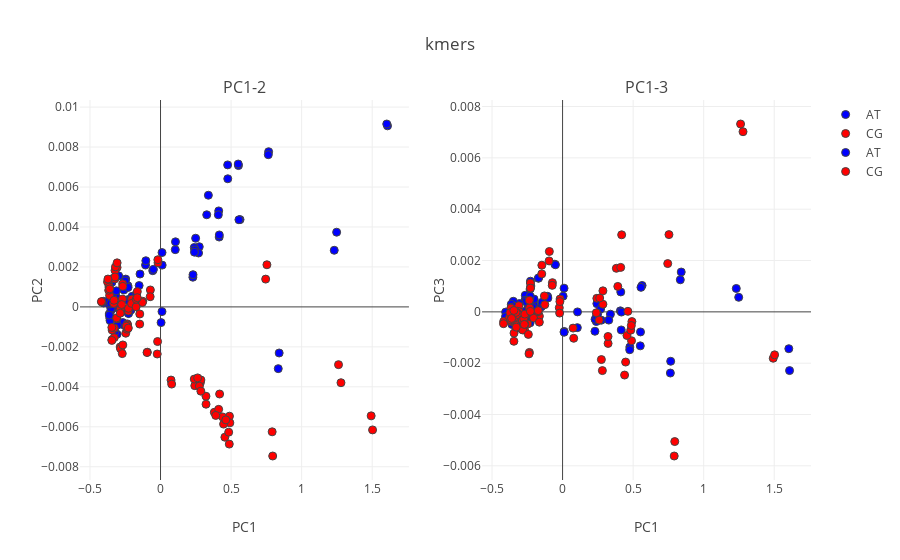

Notebook cell for this chart:
### Markdown cell above
> 2. kmers as observations, samples as features.

### Code cell
from sklearn.decomposition import PCA

mut_indices= {
    z:[x for x in range(len(mut_list)) if mut_list[x][1] in z] for z in ['AT','CG']
}

col_mut= {
    'AT': 'blue',
    'CG': 'red'
}

n_comp= 3

pca = PCA(n_components=n_comp, whiten=False,svd_solver='randomized')
Comps = pca.fit_transform(mut_counts.T)

var_comps= pca.explained_variance_ratio_

titles= ['PC1-2','PC1-3']
fig_subplots = tools.make_subplots(rows= 1, cols=2,
                             subplot_titles=tuple(titles))

for col in range(1,3):
    fig_data= [go.Scatter(
            x= Comps[mut_indices[i],0],
            y= Comps[mut_indices[i],col],
            mode= "markers",
            text= [mut_list[x] for x in mut_indices[i]],
            marker= {
            'color': col_mut[i],
            'line': {'width': 1},
            'size': 8,
            'symbol': 'circle',
          "opacity": 1
          },
            name= i
        ) for i in list(mut_indices.keys())]
    
    for trace1 in fig_data:
        fig_subplots.append_trace(trace1, 1, col)
        
    fig_subplots.update_xaxes(title= 'PC1')

    fig_subplots.update_yaxes(title= 'PC' + str(col + 1),row=1, col=col)

layout = go.Layout(
    margin=dict(
        l=0,
        r=0,
        b=0,
        t=0
    ),
    yaxis=dict(
        title='PC2: {}'.format(round(var_comps[1],3))),
    xaxis=dict(
    title= 'PC1: {}'.format(round(var_comps[0],3)))
)


fig = go.Figure(data=fig_subplots, layout=layout)
fig['layout'].update(title= 'kmers')
iplot(fig)

### Figure 1 — Plotly figure (JSON) as saved in the notebook; plotly's stock layout.template omitted (floating-point values rounded to 4 significant figures)
{"data": [{"marker": {"color": "blue", "line": {"width": 1}, "opacity": 1, "size": 8, "symbol": "circle"}, "mode": "markers", "name": "AT", "text": ["AAA_C", "AAA_G", "AAA_T", "AAC_C", "AAC_G", "AAC_T", "AAG_C", "AAG_G", "AAG_T", "AAT_C", "AAT_G", "AAT_T", "ATA_A", "ATA_C", "ATA_G", "ATC_A", "ATC_C", "ATC_G", "ATG_A", "ATG_C", "ATG_G", "ATT_A", "ATT_C", "ATT_G", "CAA_C", "CAA_G", "CAA_T", "CAC_C", "CAC_G", "CAC_T", "CAG_C", "CAG_G", "CAG_T", "CAT_C", "CAT_G", "CAT_T", "CTA_A", "CTA_C", "CTA_G", "CTC_A", "CTC_C", "CTC_G", "CTG_A", "CTG_C", "CTG_G", "CTT_A", "CTT_C", "CTT_G", "GAA_C", "GAA_G", "GAA_T", "GAC_C", "GAC_G", "GAC_T", "GAG_C", "GAG_G", "GAG_T", "GAT_C", "GAT_G", "GAT_T", "GTA_A", "GTA_C", "GTA_G", "GTC_A", "GTC_C", "GTC_G", "GTG_A", "GTG_C", "GTG_G", "GTT_A", "GTT_C", "GTT_G", "TAA_C", "TAA_G", "TAA_T", "TAC_C", "TAC_G", "TAC_T", "TAG_C", "TAG_G", "TAG_T", "TAT_C", "TAT_G", "TAT_T", "TTA_A", "TTA_C", "TTA_G", "TTC_A", "TTC_C", "TTC_G", "TTG_A", "TTG_C", "TTG_G", "TTT_A", "TTT_C", "TTT_G"], "type": "scatter", "uid": "b3ee15af-ea8f-46a2-a21c-d45c58ed7dec", "x": [0.003948, 0.5635, -0.1711, -0.2468, 0.2745, -0.3503, -0.3078, 0.4125, -0.2606, -0.2037, 0.8409, -0.2276, -0.2302, 1.231, -0.1062, -0.3516, 0.2294, -0.3142, -0.2644, 1.609, -0.2276, -0.225, 0.8343, -0.2018, -0.2119, 0.5523, -0.3392, -0.2974, 0.4767, -0.3513, -0.3249, 0.7661, -0.2938, -0.2266, 1.603, -0.2668, -0.3477, 0.339, -0.3635, -0.3495, 0.1046, -0.359, -0.2952, 0.7638, -0.3259, -0.2598, 0.4096, -0.306, -0.2309, 0.2392, -0.3567, -0.3475, 0.01165, -0.4035, -0.3577, 0.1059, -0.3492, -0.3133, 0.2303, -0.3514, -0.3634, 0.243, -0.2995, -0.4049, 0.01069, -0.3446, -0.3511, 0.4758, -0.2953, -0.3504, 0.2696, -0.2502, -0.1514, 0.4158, -0.05504, -0.2967, 0.2406, -0.3629, -0.3628, 0.3274, -0.3486, -0.1041, 1.248, -0.2294, -0.05043, 0.4166, -0.1453, -0.3528, 0.2488, -0.2299, -0.3359, 0.5507, -0.2097, -0.1705, 0.5556, 0.01045], "xaxis": "x", "y": [-0.0007857, 0.004369, 0.0005063, 0.001391, 0.003012, 0.0006219, -0.00137, 0.004805, 0.0009039, 0.0001123, -0.002307, 0.0003718, -0.0002852, 0.002834, 0.002095, -0.0001951, 0.001487, 0.0004984, -0.0008895, 0.00906, -0.0003132, 0.0003126, -0.00309, 0.0005271, 1.38e-05, 0.007073, 6.663e-05, -7.027e-05, 0.006412, 8.528e-05, -0.001284, 0.007767, -7.54e-05, -0.0003342, 0.009153, -0.0007833, 8.288e-05, 0.005589, -0.0003538, -9.088e-05, 0.002866, -0.0005639, -9.225e-05, 0.007617, -0.001085, 0.0008472, 0.00461, -0.0009154, 0.001057, 0.002974, 0.0002842, 0.001398, 0.002091, 0.0001964, -0.0006844, 0.003257, 7.662e-05, 0.0008022, 0.001613, -8.843e-05, 0.000137, 0.002856, 0.00155, 0.0002809, 0.00272, 0.001223, 0.0003207, 0.007107, 8.161e-05, 0.0003588, 0.002697, 0.001298, 0.001068, 0.003495, 0.001812, 0.001553, 0.002739, 0.0003481, -0.0004119, 0.004611, 0.0002418, 0.00231, 0.003739, -8.499e-05, 0.001879, 0.003601, 0.001646, 0.0001863, 0.003437, 0.0009741, 0.0004359, 0.00715, -0.0001595, 0.0006596, 0.004362, -0.0002344], "yaxis": "y"}, {"marker": {"color": "red", "line": {"width": 1}, "opacity": 1, "size": 8, "symbol": "circle"}, "mode": "markers", "name": "CG", "text": ["ACA_A", "ACA_G", "ACA_T", "ACC_A", "ACC_G", "ACC_T", "ACG_A", "ACG_G", "ACG_T", "ACT_A", "ACT_G", "ACT_T", "AGA_A", "AGA_C", "AGA_T", "AGC_A", "AGC_C", "AGC_T", "AGG_A", "AGG_C", "AGG_T", "AGT_A", "AGT_C", "AGT_T", "CCA_A", "CCA_G", "CCA_T", "CCC_A", "CCC_G", "CCC_T", "CCG_A", "CCG_G", "CCG_T", "CCT_A", "CCT_G", "CCT_T", "CGA_A", "CGA_C", "CGA_T", "CGC_A", "CGC_C", "CGC_T", "CGG_A", "CGG_C", "CGG_T", "CGT_A", "CGT_C", "CGT_T", "GCA_A", "GCA_G", "GCA_T", "GCC_A", "GCC_G", "GCC_T", "GCG_A", "GCG_G", "GCG_T", "GCT_A", "GCT_G", "GCT_T", "GGA_A", "GGA_C", "GGA_T", "GGC_A", "GGC_C", "GGC_T", "GGG_A", "GGG_C", "GGG_T", "GGT_A", "GGT_C", "GGT_T", "TCA_A", "TCA_G", "TCA_T", "TCC_A", "TCC_G", "TCC_T", "TCG_A", "TCG_G", "TCG_T", "TCT_A", "TCT_G", "TCT_T", "TGA_A", "TGA_C", "TGA_T", "TGC_A", "TGC_C", "TGC_T", "TGG_A", "TGG_C", "TGG_T", "TGT_A", "TGT_C", "TGT_T"], "type": "scatter", "uid": "c68c2bbc-a3c5-4260-a641-56d2de6ac9bf", "x": [-0.07195, -0.01757, 1.262, -0.2352, -0.2696, 0.2596, -0.3237, -0.3079, 1.493, -0.228, -0.1258, 0.7451, 0.3813, -0.02338, -0.0937, 0.2428, -0.2856, -0.3095, 0.4886, -0.2858, -0.2047, 0.7539, -0.1289, -0.2272, -0.1645, -0.3428, 0.4561, -0.2351, -0.3441, 0.2821, -0.3224, -0.4174, 0.7912, -0.2057, -0.2831, 0.4913, 0.4829, -0.3643, -0.3663, 0.4469, -0.3756, -0.3638, 0.795, -0.4186, -0.3194, 1.503, -0.3077, -0.3226, -0.2334, -0.2682, 0.286, -0.3279, -0.3322, 0.0745, -0.3609, -0.3726, 0.4395, -0.3115, -0.2853, 0.2391, 0.3226, -0.2464, -0.2671, 0.07894, -0.3296, -0.3281, 0.2751, -0.3449, -0.2377, 0.263, -0.2754, -0.2356, -0.147, -0.173, 0.412, -0.271, -0.2425, 0.3222, -0.3673, -0.3609, 0.4873, -0.09547, -0.02075, 0.3914, 0.4187, -0.1722, -0.1475, 0.286, -0.2675, -0.2282, 0.4628, -0.345, -0.1647, 1.279, -0.01892, -0.07328], "xaxis": "x", "y": [0.0008475, 0.00221, -0.00289, -0.0008508, 0.0003955, -0.003658, 0.001402, 0.001973, -0.005453, -0.0002083, 0.0002817, 0.00139, -0.005274, -0.002357, -0.002267, -0.003941, -0.0001306, -0.0005957, -0.005468, -0.002006, 0.0003884, 0.002109, 0.0002199, -7.085e-05, 0.0007664, -0.001159, -0.00652, -0.001108, -0.001638, -0.003796, 0.001824, 0.000245, -0.006251, 0.0001733, -0.002096, -0.005802, -0.006271, 0.0009965, 0.001105, -0.005866, 0.001253, 0.000989, -0.007462, 0.0002662, 0.002002, -0.006155, 0.002205, 0.001497, -0.0009098, 0.001156, -0.003656, -0.001537, 0.0001698, -0.003661, 0.0005718, 0.001394, -0.005506, -0.0005552, -0.0003158, -0.003613, -0.004869, -0.001317, -0.001904, -0.003863, 0.0003282, -0.001054, -0.003968, -0.001677, -0.001116, -0.003552, 0.0001188, -0.00102, -0.0003549, 1.248e-06, -0.005127, -0.002338, -0.000957, -0.00447, 0.0008322, 0.0008993, -0.006866, -0.002283, -0.001734, -0.005431, -0.00436, 0.0003837, -0.0008601, -0.004217, 0.001028, -0.001061, -0.005654, -0.001026, 0.0004617, -0.003794, 0.002361, 0.000509], "yaxis": "y"}, {"marker": {"color": "blue", "line": {"width": 1}, "opacity": 1, "size": 8, "symbol": "circle"}, "mode": "markers", "name": "AT", "text": ["AAA_C", "AAA_G", "AAA_T", "AAC_C", "AAC_G", "AAC_T", "AAG_C", "AAG_G", "AAG_T", "AAT_C", "AAT_G", "AAT_T", "ATA_A", "ATA_C", "ATA_G", "ATC_A", "ATC_C", "ATC_G", "ATG_A", "ATG_C", "ATG_G", "ATT_A", "ATT_C", "ATT_G", "CAA_C", "CAA_G", "CAA_T", "CAC_C", "CAC_G", "CAC_T", "CAG_C", "CAG_G", "CAG_T", "CAT_C", "CAT_G", "CAT_T", "CTA_A", "CTA_C", "CTA_G", "CTC_A", "CTC_C", "CTC_G", "CTG_A", "CTG_C", "CTG_G", "CTT_A", "CTT_C", "CTT_G", "GAA_C", "GAA_G", "GAA_T", "GAC_C", "GAC_G", "GAC_T", "GAG_C", "GAG_G", "GAG_T", "GAT_C", "GAT_G", "GAT_T", "GTA_A", "GTA_C", "GTA_G", "GTC_A", "GTC_C", "GTC_G", "GTG_A", "GTG_C", "GTG_G", "GTT_A", "GTT_C", "GTT_G", "TAA_C", "TAA_G", "TAA_T", "TAC_C", "TAC_G", "TAC_T", "TAG_C", "TAG_G", "TAG_T", "TAT_C", "TAT_G", "TAT_T", "TTA_A", "TTA_C", "TTA_G", "TTC_A", "TTC_C", "TTC_G", "TTG_A", "TTG_C", "TTG_G", "TTT_A", "TTT_C", "TTT_G"], "type": "scatter", "uid": "858aae0d-f95a-4204-92e8-5435b1d04cda", "x": [0.003948, 0.5635, -0.1711, -0.2468, 0.2745, -0.3503, -0.3078, 0.4125, -0.2606, -0.2037, 0.8409, -0.2276, -0.2302, 1.231, -0.1062, -0.3516, 0.2294, -0.3142, -0.2644, 1.609, -0.2276, -0.225, 0.8343, -0.2018, -0.2119, 0.5523, -0.3392, -0.2974, 0.4767, -0.3513, -0.3249, 0.7661, -0.2938, -0.2266, 1.603, -0.2668, -0.3477, 0.339, -0.3635, -0.3495, 0.1046, -0.359, -0.2952, 0.7638, -0.3259, -0.2598, 0.4096, -0.306, -0.2309, 0.2392, -0.3567, -0.3475, 0.01165, -0.4035, -0.3577, 0.1059, -0.3492, -0.3133, 0.2303, -0.3514, -0.3634, 0.243, -0.2995, -0.4049, 0.01069, -0.3446, -0.3511, 0.4758, -0.2953, -0.3504, 0.2696, -0.2502, -0.1514, 0.4158, -0.05504, -0.2967, 0.2406, -0.3629, -0.3628, 0.3274, -0.3486, -0.1041, 1.248, -0.2294, -0.05043, 0.4166, -0.1453, -0.3528, 0.2488, -0.2299, -0.3359, 0.5507, -0.2097, -0.1705, 0.5556, 0.01045], "xaxis": "x2", "y": [0.0006124, 0.001029, 0.001309, 0.0001483, -0.0003241, 0.0002833, -0.0001537, 0.0007757, 2.683e-05, 0.0003044, 0.001553, 0.001196, 0.0008879, 0.0009119, 0.0006049, 0.0002471, -0.0007554, -6.15e-05, 0.000648, -0.002289, -0.000174, 0.001008, 0.00125, 0.0004966, 0.00017, -0.0007824, 0.0002904, -0.0002369, -0.001371, -5.009e-05, -0.0006403, -0.001926, -0.0003918, 2.339e-05, -0.001435, 0.0004491, 5.093e-05, -8.966e-05, 3.918e-05, -0.0001283, -0.0006143, -0.0004911, -0.0003431, -0.002384, -0.0002736, 0.000401, 3.851e-05, 0.0003239, 8.47e-05, -0.0003767, -0.0001345, -0.000166, -0.0007635, -9.082e-06, -0.0003421, -1.5e-06, 0.0004123, -4.559e-05, -0.0002905, 0.0001061, 0.0002973, 0.0003203, -0.0003943, -0.0001902, -0.0007943, -0.0002219, 1.765e-05, -0.001476, -0.0002286, 5.814e-05, 0.0001088, -8.143e-05, 0.0001904, -0.0007045, 0.001857, -0.0002616, -0.0001732, 3.196e-05, 0.0001764, -0.0003216, 0.000104, 0.0005382, 0.0005674, 0.0006112, 0.001836, -8.842e-06, 0.0003753, 3.883e-06, -6.872e-05, -0.0004278, 0.0002112, -0.001325, -9.164e-05, 0.001322, 0.0009543, 0.0009233], "yaxis": "y2"}, {"marker": {"color": "red", "line": {"width": 1}, "opacity": 1, "size": 8, "symbol": "circle"}, "mode": "markers", "name": "CG", "text": ["ACA_A", "ACA_G", "ACA_T", "ACC_A", "ACC_G", "ACC_T", "ACG_A", "ACG_G", "ACG_T", "ACT_A", "ACT_G", "ACT_T", "AGA_A", "AGA_C", "AGA_T", "AGC_A", "AGC_C", "AGC_T", "AGG_A", "AGG_C", "AGG_T", "AGT_A", "AGT_C", "AGT_T", "CCA_A", "CCA_G", "CCA_T", "CCC_A", "CCC_G", "CCC_T", "CCG_A", "CCG_G", "CCG_T", "CCT_A", "CCT_G", "CCT_T", "CGA_A", "CGA_C", "CGA_T", "CGC_A", "CGC_C", "CGC_T", "CGG_A", "CGG_C", "CGG_T", "CGT_A", "CGT_C", "CGT_T", "GCA_A", "GCA_G", "GCA_T", "GCC_A", "GCC_G", "GCC_T", "GCG_A", "GCG_G", "GCG_T", "GCT_A", "GCT_G", "GCT_T", "GGA_A", "GGA_C", "GGA_T", "GGC_A", "GGC_C", "GGC_T", "GGG_A", "GGG_C", "GGG_T", "GGT_A", "GGT_C", "GGT_T", "TCA_A", "TCA_G", "TCA_T", "TCC_A", "TCC_G", "TCC_T", "TCG_A", "TCG_G", "TCG_T", "TCT_A", "TCT_G", "TCT_T", "TGA_A", "TGA_C", "TGA_T", "TGC_A", "TGC_C", "TGC_T", "TGG_A", "TGG_C", "TGG_T", "TGT_A", "TGT_C", "TGT_T"], "type": "scatter", "uid": "cfe6fa62-048b-45c5-ad12-e34667884ad8", "x": [-0.07195, -0.01757, 1.262, -0.2352, -0.2696, 0.2596, -0.3237, -0.3079, 1.493, -0.228, -0.1258, 0.7451, 0.3813, -0.02338, -0.0937, 0.2428, -0.2856, -0.3095, 0.4886, -0.2858, -0.2047, 0.7539, -0.1289, -0.2272, -0.1645, -0.3428, 0.4561, -0.2351, -0.3441, 0.2821, -0.3224, -0.4174, 0.7912, -0.2057, -0.2831, 0.4913, 0.4829, -0.3643, -0.3663, 0.4469, -0.3756, -0.3638, 0.795, -0.4186, -0.3194, 1.503, -0.3077, -0.3226, -0.2334, -0.2682, 0.286, -0.3279, -0.3322, 0.0745, -0.3609, -0.3726, 0.4395, -0.3115, -0.2853, 0.2391, 0.3226, -0.2464, -0.2671, 0.07894, -0.3296, -0.3281, 0.2751, -0.3449, -0.2377, 0.263, -0.2754, -0.2356, -0.147, -0.173, 0.412, -0.271, -0.2425, 0.3222, -0.3673, -0.3609, 0.4873, -0.09547, -0.02075, 0.3914, 0.4187, -0.1722, -0.1475, 0.286, -0.2675, -0.2282, 0.4628, -0.345, -0.1647, 1.279, -0.01892, -0.07328], "xaxis": "x2", "y": [0.001138, 0.0005007, 0.00732, 8.14e-05, -0.0007084, -0.0003217, 9.435e-05, 3.199e-05, -0.001807, 0.001124, 0.0002814, 0.001881, 0.001697, 0.0001594, 0.002354, 0.0005272, -0.0001504, 0.0002416, -0.001125, -0.0006846, -8.181e-05, 0.00301, 0.0006211, 0.0009266, -0.0001661, -0.0003633, -0.0009201, -0.001581, -0.0008281, -0.002289, -6.79e-05, -0.000372, -0.005617, -0.0002391, -0.0007053, -0.0003776, -0.0007139, -0.0003781, 0.0001461, -0.001956, -0.0002121, -2.806e-05, -0.005054, -0.0004606, 2.274e-05, -0.001674, 3.541e-06, -3.753e-05, 0.0001559, -0.0001701, 0.0002966, -0.0001725, -0.0005252, -0.0006332, -0.0003304, -3.702e-05, -0.002463, -0.000112, -0.0003119, -3.581e-05, -0.001231, -0.0004723, -0.0004874, -0.001029, -2.114e-05, -0.0005959, -0.001859, -0.001146, -0.001637, 0.0005414, -0.0002648, 0.0004516, 0.001819, 6.56e-06, 0.001733, -0.0004884, -0.0008781, -0.0009592, -0.0003076, -0.0002571, -0.0005319, 0.001985, -4.755e-05, 0.0009915, 0.003003, 4.687e-05, 0.00148, 0.000819, -8.85e-05, 2.078e-05, 1.999e-05, 5.33e-05, -0.0004006, 0.00702, 0.0004015, 0.001033], "yaxis": "y2"}], "layout": {"annotations": [{"font": {"size": 16}, "showarrow": false, "text": "PC1-2", "x": 0.225, "xanchor": "center", "xref": "paper", "y": 1, "yanchor": "bottom", "yref": "paper"}, {"font": {"size": 16}, "showarrow": false, "text": "PC1-3", "x": 0.775, "xanchor": "center", "xref": "paper", "y": 1, "yanchor": "bottom", "yref": "paper"}], "title": {"text": "kmers"}, "xaxis": {"anchor": "y", "domain": [0, 0.45], "title": {"text": "PC1"}}, "xaxis2": {"anchor": "y2", "domain": [0.55, 1], "title": {"text": "PC1"}}, "yaxis": {"anchor": "x", "domain": [0, 1], "title": {"text": "PC2"}}, "yaxis2": {"anchor": "x2", "domain": [0, 1], "title": {"text": "PC3"}}}}
